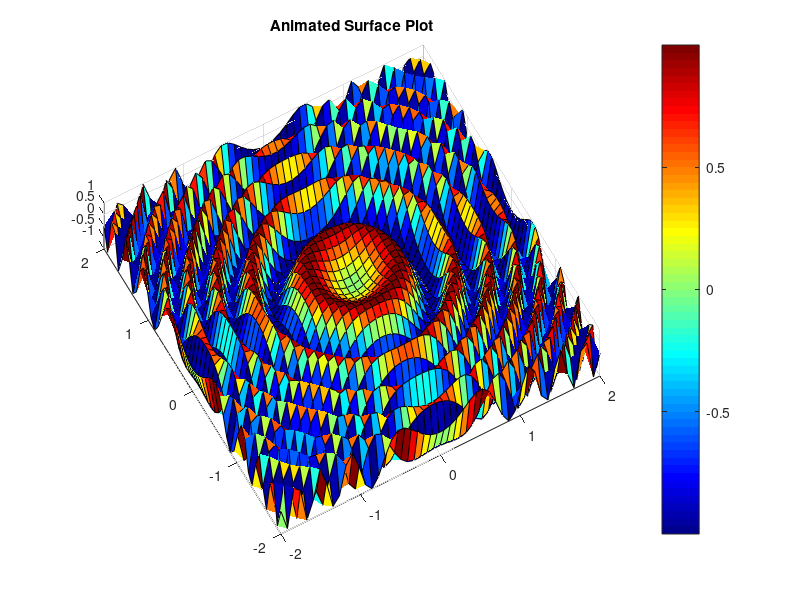

Source code (MATLAB):
%=============================================================================
% Copyright (c) 2016-present Allan CORNET (Nelson)
%=============================================================================
% This file is part of Nelson.
%=============================================================================
% LICENCE_BLOCK_BEGIN
% SPDX-License-Identifier: LGPL-3.0-or-later
% LICENCE_BLOCK_END
%=============================================================================
% <--WEIGHT 2-->
% <--ADV-CLI MODE-->
%=============================================================================
nFrames = 1;
f = figure('Visible', 'off');
axis manual
[X, Y] = meshgrid(linspace(-2, 2, 50));
Z = sin(2 * pi * (X .^ 2 + Y .^ 2));
h = surf(X, Y, Z);
colormap(jet);
colorbar;
title('Animated Surface Plot');
frames(nFrames) = struct('cdata', [], 'colormap', []);
view([-29 82])
for k = 1:nFrames
  Z = sin(2 * pi * (X .^ 2 + Y .^ 2) + 2 * pi * k / nFrames);
  set(h, 'ZData', Z);
  frames(k) = getframe(f);
end
close(f);
figure();
movie(frames, 5)
%=============================================================================
